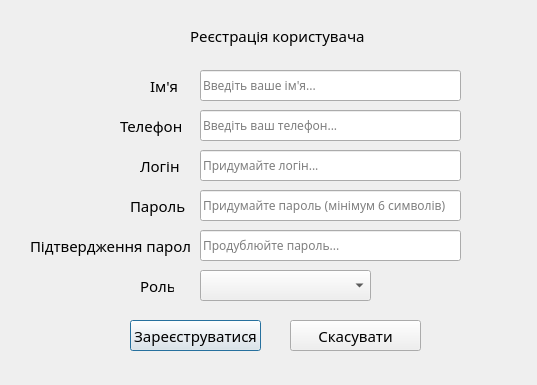
<?xml version="1.0" encoding="UTF-8"?>
<ui version="4.0">
 <class>RegisterForm</class>
 <widget class="QDialog" name="RegisterForm">
  <property name="geometry">
   <rect>
    <x>0</x>
    <y>0</y>
    <width>537</width>
    <height>385</height>
   </rect>
  </property>
  <property name="windowTitle">
   <string>Dialog</string>
  </property>
  <widget class="QLabel" name="titleLabel">
   <property name="geometry">
    <rect>
     <x>190</x>
     <y>10</y>
     <width>181</width>
     <height>51</height>
    </rect>
   </property>
   <property name="font">
    <font>
     <family>Book Antiqua</family>
     <pointsize>11</pointsize>
    </font>
   </property>
   <property name="text">
    <string>Реєстрація користувача</string>
   </property>
  </widget>
  <widget class="QPushButton" name="pushButtonRegister">
   <property name="geometry">
    <rect>
     <x>130</x>
     <y>320</y>
     <width>131</width>
     <height>31</height>
    </rect>
   </property>
   <property name="font">
    <font>
     <family>Book Antiqua</family>
     <pointsize>11</pointsize>
    </font>
   </property>
   <property name="text">
    <string>Зареєструватися</string>
   </property>
  </widget>
  <widget class="QPushButton" name="pushButtonCancel">
   <property name="geometry">
    <rect>
     <x>290</x>
     <y>320</y>
     <width>131</width>
     <height>31</height>
    </rect>
   </property>
   <property name="font">
    <font>
     <family>Book Antiqua</family>
     <pointsize>11</pointsize>
    </font>
   </property>
   <property name="text">
    <string>Скасувати</string>
   </property>
  </widget>
  <widget class="QLabel" name="statusLabel">
   <property name="geometry">
    <rect>
     <x>190</x>
     <y>480</y>
     <width>271</width>
     <height>31</height>
    </rect>
   </property>
   <property name="text">
    <string>Статус бар</string>
   </property>
  </widget>
  <widget class="QLabel" name="roleLabel">
   <property name="geometry">
    <rect>
     <x>140</x>
     <y>270</y>
     <width>34</width>
     <height>31</height>
    </rect>
   </property>
   <property name="font">
    <font>
     <family>Book Antiqua</family>
     <pointsize>11</pointsize>
    </font>
   </property>
   <property name="text">
    <string>Роль</string>
   </property>
  </widget>
  <widget class="QLineEdit" name="passwordEdit">
   <property name="geometry">
    <rect>
     <x>200</x>
     <y>190</y>
     <width>261</width>
     <height>31</height>
    </rect>
   </property>
   <property name="font">
    <font>
     <family>Book Antiqua</family>
    </font>
   </property>
   <property name="placeholderText">
    <string>Придумайте пароль (мінімум 6 символів)</string>
   </property>
  </widget>
  <widget class="QLabel" name="nameLabel">
   <property name="geometry">
    <rect>
     <x>150</x>
     <y>70</y>
     <width>31</width>
     <height>31</height>
    </rect>
   </property>
   <property name="font">
    <font>
     <family>Book Antiqua</family>
     <pointsize>11</pointsize>
    </font>
   </property>
   <property name="text">
    <string>Ім'я</string>
   </property>
  </widget>
  <widget class="QLabel" name="confirmLabel">
   <property name="geometry">
    <rect>
     <x>30</x>
     <y>230</y>
     <width>161</width>
     <height>31</height>
    </rect>
   </property>
   <property name="font">
    <font>
     <family>Book Antiqua</family>
     <pointsize>11</pointsize>
    </font>
   </property>
   <property name="text">
    <string>Підтвердження пароля</string>
   </property>
  </widget>
  <widget class="QLineEdit" name="phoneEdit">
   <property name="geometry">
    <rect>
     <x>200</x>
     <y>110</y>
     <width>261</width>
     <height>31</height>
    </rect>
   </property>
   <property name="font">
    <font>
     <family>Book Antiqua</family>
    </font>
   </property>
   <property name="placeholderText">
    <string>Введіть ваш телефон...</string>
   </property>
  </widget>
  <widget class="QLabel" name="passwordLabel">
   <property name="geometry">
    <rect>
     <x>130</x>
     <y>190</y>
     <width>61</width>
     <height>31</height>
    </rect>
   </property>
   <property name="font">
    <font>
     <family>Book Antiqua</family>
     <pointsize>11</pointsize>
    </font>
   </property>
   <property name="text">
    <string>Пароль</string>
   </property>
  </widget>
  <widget class="QComboBox" name="roleCombo">
   <property name="geometry">
    <rect>
     <x>200</x>
     <y>270</y>
     <width>171</width>
     <height>31</height>
    </rect>
   </property>
   <property name="font">
    <font>
     <family>Book Antiqua</family>
    </font>
   </property>
   <property name="placeholderText">
    <string>Виберіть вашу роль...</string>
   </property>
  </widget>
  <widget class="QLabel" name="phoneLabel">
   <property name="geometry">
    <rect>
     <x>120</x>
     <y>110</y>
     <width>61</width>
     <height>31</height>
    </rect>
   </property>
   <property name="font">
    <font>
     <family>Book Antiqua</family>
     <pointsize>11</pointsize>
    </font>
   </property>
   <property name="text">
    <string>Телефон</string>
   </property>
  </widget>
  <widget class="QLabel" name="loginLabel">
   <property name="geometry">
    <rect>
     <x>140</x>
     <y>150</y>
     <width>49</width>
     <height>31</height>
    </rect>
   </property>
   <property name="font">
    <font>
     <family>Book Antiqua</family>
     <pointsize>11</pointsize>
    </font>
   </property>
   <property name="text">
    <string>Логін</string>
   </property>
  </widget>
  <widget class="QLineEdit" name="loginEdit">
   <property name="geometry">
    <rect>
     <x>200</x>
     <y>150</y>
     <width>261</width>
     <height>31</height>
    </rect>
   </property>
   <property name="font">
    <font>
     <family>Book Antiqua</family>
    </font>
   </property>
   <property name="placeholderText">
    <string>Придумайте логін...</string>
   </property>
  </widget>
  <widget class="QLineEdit" name="nameEdit">
   <property name="geometry">
    <rect>
     <x>200</x>
     <y>70</y>
     <width>261</width>
     <height>31</height>
    </rect>
   </property>
   <property name="font">
    <font>
     <family>Book Antiqua</family>
    </font>
   </property>
   <property name="placeholderText">
    <string>Введіть ваше ім'я...</string>
   </property>
  </widget>
  <widget class="QLineEdit" name="confirmEdit">
   <property name="geometry">
    <rect>
     <x>200</x>
     <y>230</y>
     <width>261</width>
     <height>31</height>
    </rect>
   </property>
   <property name="font">
    <font>
     <family>Book Antiqua</family>
    </font>
   </property>
   <property name="placeholderText">
    <string>Продублюйте пароль...</string>
   </property>
  </widget>
 </widget>
 <resources/>
 <connections/>
</ui>
